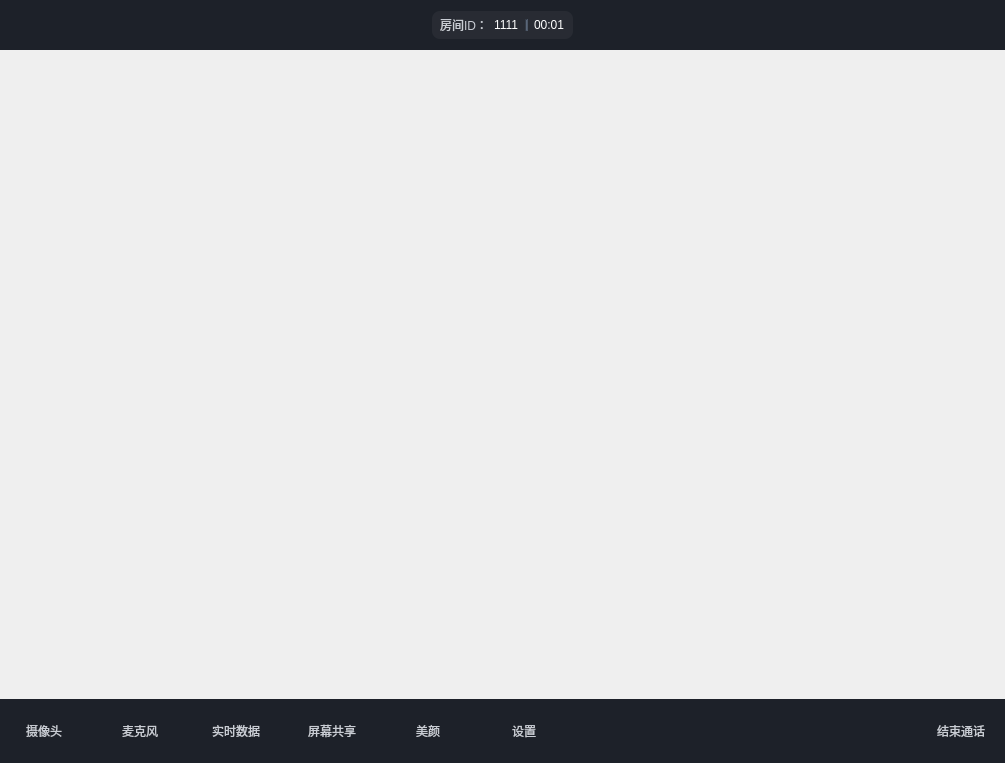
<?xml version="1.0" encoding="UTF-8"?>
<ui version="4.0">
 <class>VideoCallMainPage</class>
 <widget class="QWidget" name="VideoCallMainPage">
  <property name="geometry">
   <rect>
    <x>0</x>
    <y>0</y>
    <width>1005</width>
    <height>763</height>
   </rect>
  </property>
  <property name="minimumSize">
   <size>
    <width>800</width>
    <height>540</height>
   </size>
  </property>
  <property name="maximumSize">
   <size>
    <width>1440</width>
    <height>900</height>
   </size>
  </property>
  <property name="windowTitle">
   <string>VideoCall</string>
  </property>
  <property name="styleSheet">
   <string notr="true">*{
font-family:'Microsoft YaHei';
 font-size: 12px;
 color:white;
}

#top_widget{
background:#1D2129;
}


#lbl_user_logo{
background-image:url(:img/user_bg);
background-position:center;
background-repeat:no-repeat;
}

#lbl_rec_logo{
background-image:url(:img/red_circle);
background-position:center;
background-repeat:no-repeat;
}

#btn_visible_list{
color:#86909C;
border:none;
background:transparent;
padding-left:16px;
background-image:url(:img/down);
background-position:left;
background-repeat:no-repeat;
}

#line{
background:#4E5969
}

</string>
  </property>
  <layout class="QVBoxLayout" name="verticalLayout">
   <property name="spacing">
    <number>0</number>
   </property>
   <property name="leftMargin">
    <number>0</number>
   </property>
   <property name="topMargin">
    <number>0</number>
   </property>
   <property name="rightMargin">
    <number>0</number>
   </property>
   <property name="bottomMargin">
    <number>0</number>
   </property>
   <item>
    <widget class="QWidget" name="top_widget" native="true">
     <property name="minimumSize">
      <size>
       <width>0</width>
       <height>50</height>
      </size>
     </property>
     <property name="maximumSize">
      <size>
       <width>16777215</width>
       <height>50</height>
      </size>
     </property>
     <layout class="QHBoxLayout" name="horizontalLayout">
      <property name="spacing">
       <number>0</number>
      </property>
      <property name="leftMargin">
       <number>0</number>
      </property>
      <property name="topMargin">
       <number>0</number>
      </property>
      <property name="rightMargin">
       <number>0</number>
      </property>
      <property name="bottomMargin">
       <number>0</number>
      </property>
      <item alignment="Qt::AlignLeft">
       <widget class="QLabel" name="lbl_expand">
        <property name="minimumSize">
         <size>
          <width>230</width>
          <height>0</height>
         </size>
        </property>
        <property name="maximumSize">
         <size>
          <width>230</width>
          <height>16777215</height>
         </size>
        </property>
        <property name="styleSheet">
         <string notr="true">#lbl_expand{
background-image:url(:img/full_demo_logo);
background-position:center;
background-repeat:no-repeat;
}</string>
        </property>
        <property name="text">
         <string/>
        </property>
       </widget>
      </item>
      <item>
       <spacer name="horizontalSpacer">
        <property name="orientation">
         <enum>Qt::Horizontal</enum>
        </property>
        <property name="sizeType">
         <enum>QSizePolicy::Expanding</enum>
        </property>
        <property name="sizeHint" stdset="0">
         <size>
          <width>40</width>
          <height>20</height>
         </size>
        </property>
       </spacer>
      </item>
      <item alignment="Qt::AlignHCenter">
       <widget class="QWidget" name="room_info" native="true">
        <property name="maximumSize">
         <size>
          <width>16777215</width>
          <height>28</height>
         </size>
        </property>
        <property name="styleSheet">
         <string notr="true">#room_info{
position: absolute;
width: 182px;
height: 28px;
left: 629px;
top: 11px;

background: rgba(255, 255, 255, 0.05);
border-radius: 8px;
}</string>
        </property>
        <layout class="QHBoxLayout" name="horizontalLayout_3">
         <property name="leftMargin">
          <number>8</number>
         </property>
         <property name="topMargin">
          <number>3</number>
         </property>
         <property name="rightMargin">
          <number>8</number>
         </property>
         <property name="bottomMargin">
          <number>3</number>
         </property>
         <item>
          <widget class="QLabel" name="label">
           <property name="styleSheet">
            <string notr="true">#label{
font-family: 'Inter';
font-style: normal;
font-weight: 400;
font-size: 12px;
line-height: 22px;
/* identical to box height, or 183% */

text-align: center;

/* Text/2 */

color: #C9CDD4;

opacity: 0.8;
}</string>
           </property>
           <property name="text">
            <string>房间ID：</string>
           </property>
          </widget>
         </item>
         <item>
          <widget class="QLabel" name="lbl_room_id">
           <property name="text">
            <string>1111</string>
           </property>
          </widget>
         </item>
         <item>
          <widget class="Line" name="line">
           <property name="minimumSize">
            <size>
             <width>0</width>
             <height>12</height>
            </size>
           </property>
           <property name="maximumSize">
            <size>
             <width>16777215</width>
             <height>12</height>
            </size>
           </property>
           <property name="orientation">
            <enum>Qt::Vertical</enum>
           </property>
          </widget>
         </item>
         <item>
          <widget class="QLabel" name="lbl_time">
           <property name="text">
            <string>00:01</string>
           </property>
          </widget>
         </item>
        </layout>
       </widget>
      </item>
      <item>
       <spacer name="horizontalSpacer_2">
        <property name="orientation">
         <enum>Qt::Horizontal</enum>
        </property>
        <property name="sizeType">
         <enum>QSizePolicy::Expanding</enum>
        </property>
        <property name="sizeHint" stdset="0">
         <size>
          <width>40</width>
          <height>20</height>
         </size>
        </property>
       </spacer>
      </item>
      <item>
       <spacer name="horizontalSpacer_3">
        <property name="orientation">
         <enum>Qt::Horizontal</enum>
        </property>
        <property name="sizeType">
         <enum>QSizePolicy::Fixed</enum>
        </property>
        <property name="sizeHint" stdset="0">
         <size>
          <width>230</width>
          <height>20</height>
         </size>
        </property>
       </spacer>
      </item>
     </layout>
    </widget>
   </item>
   <item>
    <widget class="QStackedWidget" name="stackedWidget">
     <property name="minimumSize">
      <size>
       <width>0</width>
       <height>0</height>
      </size>
     </property>
     <property name="maximumSize">
      <size>
       <width>1440</width>
       <height>900</height>
      </size>
     </property>
    </widget>
   </item>
   <item>
    <widget class="QWidget" name="controlBarWidget" native="true">
     <property name="minimumSize">
      <size>
       <width>0</width>
       <height>64</height>
      </size>
     </property>
     <property name="maximumSize">
      <size>
       <width>16777215</width>
       <height>64</height>
      </size>
     </property>
     <property name="styleSheet">
      <string notr="true">#controlBarWidget{
background: #1D2129;
}

QToolButton{
background:transparent;
border-radius: 8px;
font-family: 'Inter';
font-style: normal;
font-weight: 400;
font-size: 12px;
line-height: 22px;
text-align: center;
color: #C9CDD4;
border:none;
}

QToolButton:hover{
background: rgba(255, 255, 255, 0.05);
}

QToolButton:pressed{
background: rgba(255, 255, 255, 0.1);
}

QToolButton:disabled{
 background: rgba(255, 255, 255, 0.3);
}

</string>
     </property>
     <layout class="QHBoxLayout" name="horizontalLayout_2">
      <property name="spacing">
       <number>8</number>
      </property>
      <property name="leftMargin">
       <number>0</number>
      </property>
      <property name="topMargin">
       <number>0</number>
      </property>
      <property name="rightMargin">
       <number>0</number>
      </property>
      <property name="bottomMargin">
       <number>0</number>
      </property>
      <item>
       <widget class="QToolButton" name="cameraBtn">
        <property name="minimumSize">
         <size>
          <width>88</width>
          <height>54</height>
         </size>
        </property>
        <property name="maximumSize">
         <size>
          <width>88</width>
          <height>54</height>
         </size>
        </property>
        <property name="styleSheet">
         <string notr="true"/>
        </property>
        <property name="text">
         <string>摄像头</string>
        </property>
        <property name="icon">
         <iconset resource="../resource/video_call_resource.qrc">
          <normaloff>:/img/videocall_camera_off</normaloff>:/img/videocall_camera_off</iconset>
        </property>
        <property name="iconSize">
         <size>
          <width>23</width>
          <height>23</height>
         </size>
        </property>
        <property name="popupMode">
         <enum>QToolButton::InstantPopup</enum>
        </property>
        <property name="toolButtonStyle">
         <enum>Qt::ToolButtonTextUnderIcon</enum>
        </property>
        <property name="autoRaise">
         <bool>false</bool>
        </property>
        <property name="arrowType">
         <enum>Qt::NoArrow</enum>
        </property>
       </widget>
      </item>
      <item>
       <widget class="QToolButton" name="micBtn">
        <property name="minimumSize">
         <size>
          <width>88</width>
          <height>54</height>
         </size>
        </property>
        <property name="maximumSize">
         <size>
          <width>88</width>
          <height>54</height>
         </size>
        </property>
        <property name="styleSheet">
         <string notr="true">#micBtn{
text-align: left;
}</string>
        </property>
        <property name="text">
         <string>麦克风</string>
        </property>
        <property name="icon">
         <iconset resource="../resource/video_call_resource.qrc">
          <normaloff>:/img/videocall_mic_off</normaloff>:/img/videocall_mic_off</iconset>
        </property>
        <property name="iconSize">
         <size>
          <width>23</width>
          <height>23</height>
         </size>
        </property>
        <property name="popupMode">
         <enum>QToolButton::InstantPopup</enum>
        </property>
        <property name="toolButtonStyle">
         <enum>Qt::ToolButtonTextUnderIcon</enum>
        </property>
        <property name="autoRaise">
         <bool>false</bool>
        </property>
        <property name="arrowType">
         <enum>Qt::NoArrow</enum>
        </property>
       </widget>
      </item>
      <item>
       <widget class="QToolButton" name="dataBtn">
        <property name="minimumSize">
         <size>
          <width>88</width>
          <height>54</height>
         </size>
        </property>
        <property name="maximumSize">
         <size>
          <width>88</width>
          <height>54</height>
         </size>
        </property>
        <property name="styleSheet">
         <string notr="true"/>
        </property>
        <property name="text">
         <string>实时数据</string>
        </property>
        <property name="icon">
         <iconset resource="../resource/video_call_resource.qrc">
          <normaloff>:/img/videocall_real_time_data</normaloff>:/img/videocall_real_time_data</iconset>
        </property>
        <property name="iconSize">
         <size>
          <width>23</width>
          <height>23</height>
         </size>
        </property>
        <property name="popupMode">
         <enum>QToolButton::InstantPopup</enum>
        </property>
        <property name="toolButtonStyle">
         <enum>Qt::ToolButtonTextUnderIcon</enum>
        </property>
        <property name="autoRaise">
         <bool>false</bool>
        </property>
        <property name="arrowType">
         <enum>Qt::NoArrow</enum>
        </property>
       </widget>
      </item>
      <item>
       <widget class="QToolButton" name="shareBtn">
        <property name="minimumSize">
         <size>
          <width>88</width>
          <height>54</height>
         </size>
        </property>
        <property name="maximumSize">
         <size>
          <width>88</width>
          <height>54</height>
         </size>
        </property>
        <property name="styleSheet">
         <string notr="true"/>
        </property>
        <property name="text">
         <string>屏幕共享</string>
        </property>
        <property name="icon">
         <iconset resource="../resource/video_call_resource.qrc">
          <normaloff>:/img/videocall_share</normaloff>:/img/videocall_share</iconset>
        </property>
        <property name="iconSize">
         <size>
          <width>23</width>
          <height>23</height>
         </size>
        </property>
        <property name="checkable">
         <bool>false</bool>
        </property>
        <property name="popupMode">
         <enum>QToolButton::InstantPopup</enum>
        </property>
        <property name="toolButtonStyle">
         <enum>Qt::ToolButtonTextUnderIcon</enum>
        </property>
        <property name="autoRaise">
         <bool>false</bool>
        </property>
        <property name="arrowType">
         <enum>Qt::NoArrow</enum>
        </property>
       </widget>
      </item>
      <item>
       <widget class="QToolButton" name="beautyBtn">
        <property name="enabled">
         <bool>true</bool>
        </property>
        <property name="minimumSize">
         <size>
          <width>88</width>
          <height>54</height>
         </size>
        </property>
        <property name="maximumSize">
         <size>
          <width>88</width>
          <height>54</height>
         </size>
        </property>
        <property name="styleSheet">
         <string notr="true"/>
        </property>
        <property name="text">
         <string>美颜</string>
        </property>
        <property name="icon">
         <iconset resource="../resource/video_call_resource.qrc">
          <normaloff>:/img/videocall_beauty</normaloff>:/img/videocall_beauty</iconset>
        </property>
        <property name="iconSize">
         <size>
          <width>23</width>
          <height>23</height>
         </size>
        </property>
        <property name="popupMode">
         <enum>QToolButton::InstantPopup</enum>
        </property>
        <property name="toolButtonStyle">
         <enum>Qt::ToolButtonTextUnderIcon</enum>
        </property>
        <property name="autoRaise">
         <bool>false</bool>
        </property>
        <property name="arrowType">
         <enum>Qt::NoArrow</enum>
        </property>
       </widget>
      </item>
      <item>
       <widget class="QToolButton" name="settingBtn">
        <property name="minimumSize">
         <size>
          <width>88</width>
          <height>54</height>
         </size>
        </property>
        <property name="maximumSize">
         <size>
          <width>88</width>
          <height>54</height>
         </size>
        </property>
        <property name="styleSheet">
         <string notr="true"/>
        </property>
        <property name="text">
         <string>设置</string>
        </property>
        <property name="icon">
         <iconset resource="../resource/video_call_resource.qrc">
          <normaloff>:/img/videocall_setting</normaloff>:/img/videocall_setting</iconset>
        </property>
        <property name="iconSize">
         <size>
          <width>23</width>
          <height>23</height>
         </size>
        </property>
        <property name="popupMode">
         <enum>QToolButton::InstantPopup</enum>
        </property>
        <property name="toolButtonStyle">
         <enum>Qt::ToolButtonTextUnderIcon</enum>
        </property>
        <property name="autoRaise">
         <bool>false</bool>
        </property>
        <property name="arrowType">
         <enum>Qt::NoArrow</enum>
        </property>
       </widget>
      </item>
      <item>
       <spacer name="horizontalSpacer_5">
        <property name="orientation">
         <enum>Qt::Horizontal</enum>
        </property>
        <property name="sizeHint" stdset="0">
         <size>
          <width>40</width>
          <height>20</height>
         </size>
        </property>
       </spacer>
      </item>
      <item>
       <widget class="QToolButton" name="endCallBtn">
        <property name="minimumSize">
         <size>
          <width>88</width>
          <height>54</height>
         </size>
        </property>
        <property name="maximumSize">
         <size>
          <width>88</width>
          <height>54</height>
         </size>
        </property>
        <property name="styleSheet">
         <string notr="true"/>
        </property>
        <property name="text">
         <string>结束通话</string>
        </property>
        <property name="icon">
         <iconset resource="../resource/video_call_resource.qrc">
          <normaloff>:/img/videocall_end_call</normaloff>:/img/videocall_end_call</iconset>
        </property>
        <property name="iconSize">
         <size>
          <width>23</width>
          <height>23</height>
         </size>
        </property>
        <property name="popupMode">
         <enum>QToolButton::InstantPopup</enum>
        </property>
        <property name="toolButtonStyle">
         <enum>Qt::ToolButtonTextUnderIcon</enum>
        </property>
        <property name="autoRaise">
         <bool>false</bool>
        </property>
        <property name="arrowType">
         <enum>Qt::NoArrow</enum>
        </property>
       </widget>
      </item>
     </layout>
    </widget>
   </item>
  </layout>
 </widget>
 <resources>
  <include location="../resource/video_call_resource.qrc"/>
 </resources>
 <connections/>
</ui>
